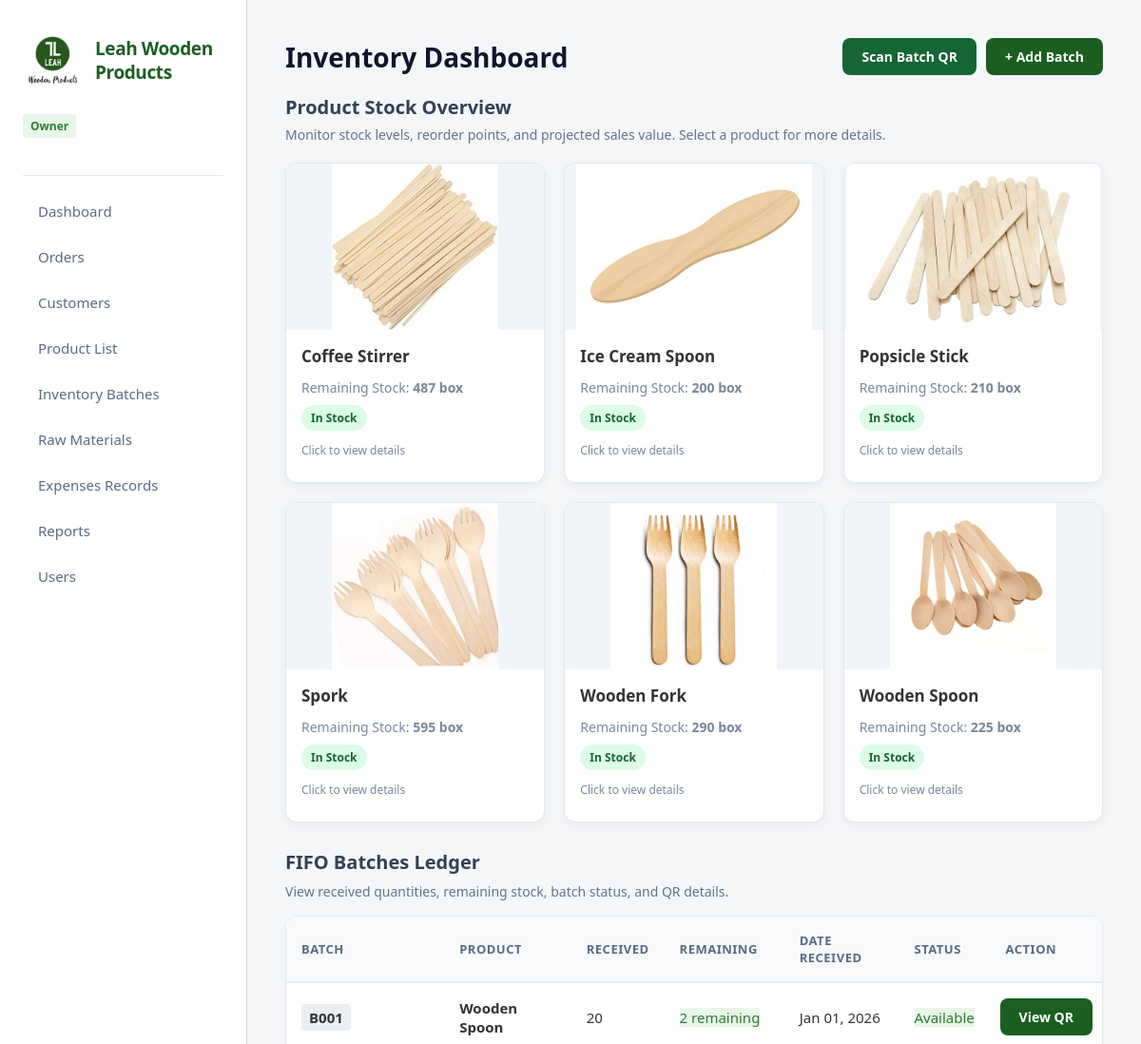
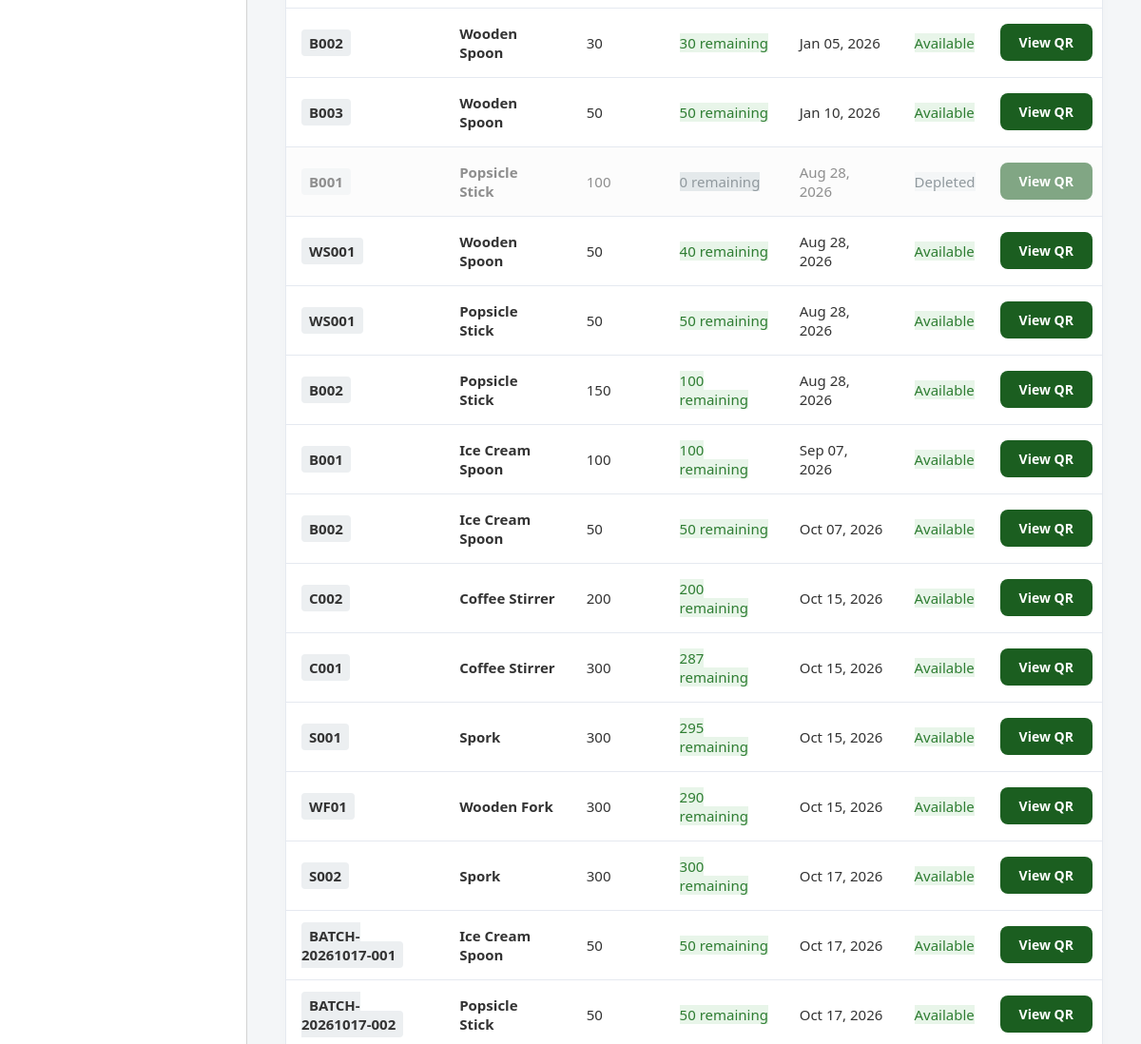
Page /inventory.php (signed in, upper part) on the earlier database version (2 pictures, top to bottom).
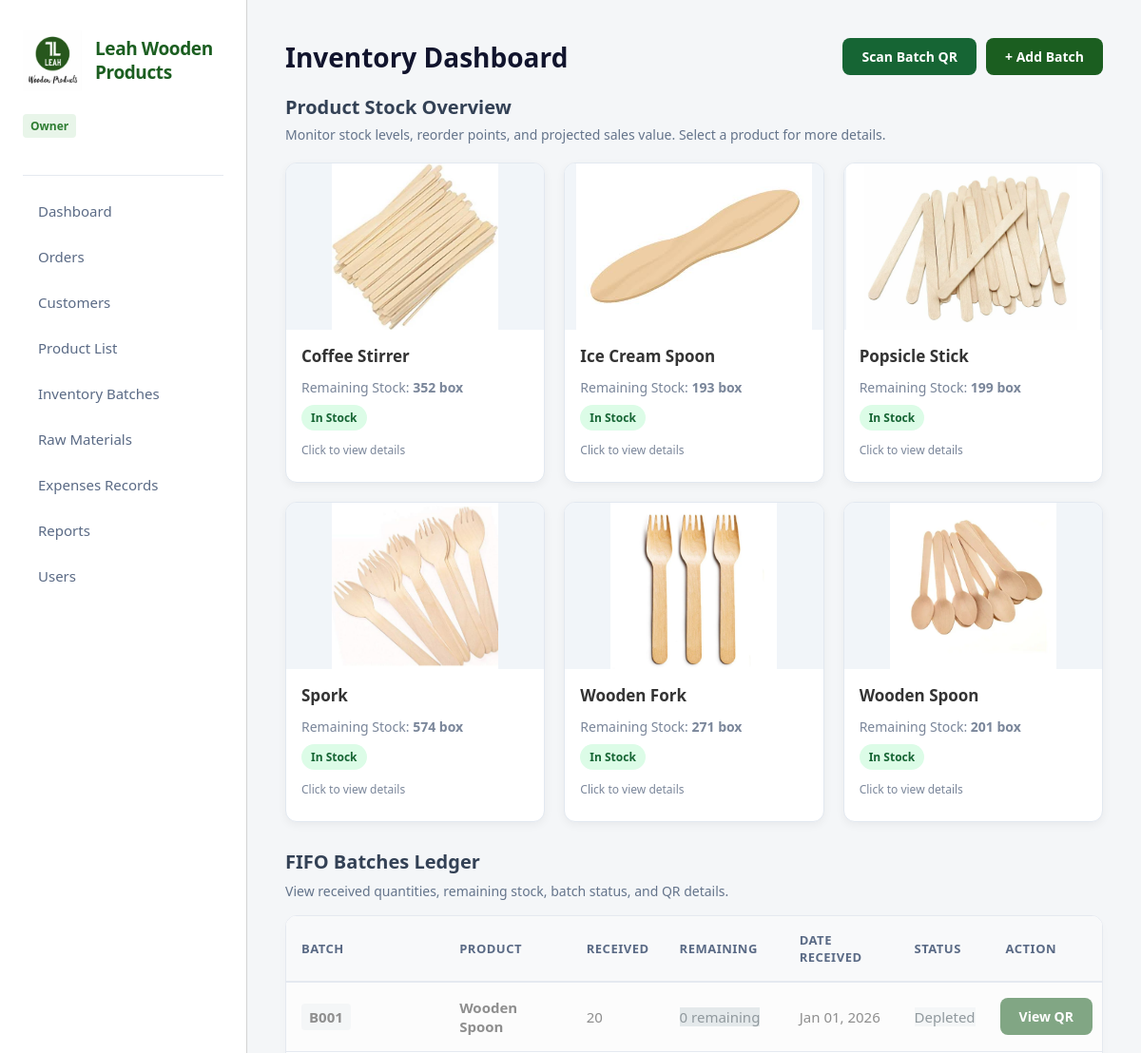
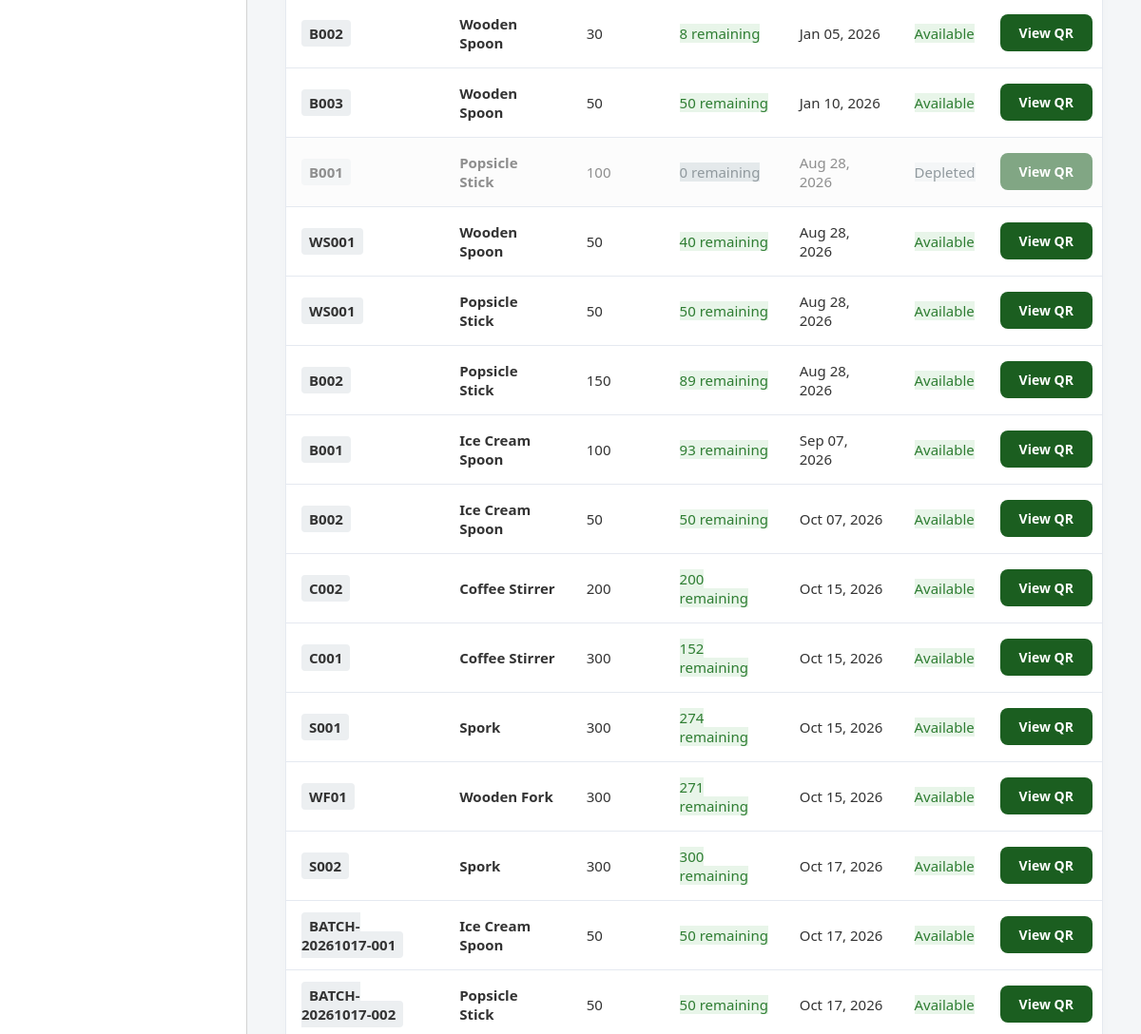
Same page on the later database version (2 pictures, top to bottom).
### tables this page shows
CREATE TABLE `products` (
  `product_id` int(11) NOT NULL,
  `product_name` varchar(150) NOT NULL,
  `description` text DEFAULT NULL,
  `unit` varchar(50) NOT NULL,
  `selling_price` decimal(12,2) NOT NULL DEFAULT 0.00,
  `reorder_level` int(11) DEFAULT 0,
  `status` enum('Active','Inactive') DEFAULT 'Active',
  `created_at` datetime DEFAULT current_timestamp(),
  `updated_at` datetime DEFAULT current_timestamp() ON UPDATE current_timestamp(),
  `category` varchar(100) NOT NULL DEFAULT 'Uncategorized',
  `image` varchar(255) DEFAULT NULL
);

CREATE TABLE `inventory_batches` (
  `batch_id` int(11) NOT NULL,
  `product_id` int(11) NOT NULL,
  `batch_number` varchar(100) DEFAULT NULL,
  `quantity_received` int(11) NOT NULL DEFAULT 0,
  `quantity_remaining` int(11) NOT NULL DEFAULT 0,
  `date_received` datetime NOT NULL,
  `expiration_date` date DEFAULT NULL,
  `status` enum('Available','Depleted') DEFAULT 'Available',
  `created_at` datetime DEFAULT current_timestamp(),
  `updated_at` datetime DEFAULT current_timestamp() ON UPDATE current_timestamp()
);

### inventory.php (called while the page is built, shortened)
<?php
require_once 'app/controllers/InventoryController.php';
$controller = new InventoryController();
$controller->handleRequest();

### app/models/InventoryBatch.php (called while the page is built, shortened)
<?php
require_once __DIR__ . '/../../config/database.php';
class InventoryBatch
{
    private $pdo;
    public function __construct()
    {
        global $pdo;
        $this->pdo = $pdo;
    }
    public function getAllBatches()
    {
        $sql = "
            SELECT
                ib.*,
                p.product_name
            FROM inventory_batches ib
            JOIN products p
                ON ib.product_id = p.product_id
            ORDER BY ib.date_received ASC
        ";
        return $this->pdo->query($sql)->fetchAll(PDO::FETCH_ASSOC);
    }
public function getCurrentStock()
{
    $stmt = $this->pdo->query("
        SELECT
            p.product_id,
            p.product_name,
            p.description,
            p.image,
            p.selling_price,
            p.reorder_level,
            p.unit,
            COALESCE(SUM(ib.quantity_remaining), 0) AS current_stock
        FROM products p
        LEFT JOIN inventory_batches ib
            ON p.product_id = ib.product_id
            AND ib.status = 'Available'
        WHERE p.status = 'Active'
        GROUP BY
            p.product_id,
            p.product_name,
            p.description,
            p.image,
            p.selling_price,
            p.reorder_level,
            p.unit
        ORDER BY p.product_name ASC
    ");
    return $stmt->fetchAll(PDO::FETCH_ASSOC);
}
}

### app/views/inventory/index.php (the view, shortened to what the changed rows need)
<?php include 'app/views/layouts/header.php'; ?>
<div class="container">
    <div class="content">
<div style="
    display:flex;
    justify-content:space-between;
    align-items:center;
    flex-wrap:wrap;
    gap:12px;
    margin-bottom:20px;
">
    <h1 style="margin:0;">Inventory Dashboard</h1>
</div>
<section class="content-section">
    <div style="margin-bottom:16px;">
        <h2 style="margin:0 0 6px; font-size:20px; color:#334155;">
            Product Stock Overview
        </h2>
    </div>
    <div class="inventory-product-grid">
        <?php foreach ($stocks as $s): ?>
            <?php
                $stock = (float) $s['current_stock'];
                $reorder = (float) $s['reorder_level'];
                $isLowStock = $stock <= $reorder;
                $imagePath = !empty($s['image'])
                    ? '../public/' . ltrim($s['image'], '/')
                    : '';
            ?>
            <details class="inventory-product-card">
    <summary class="inventory-product-summary">
                    <?php if ($imagePath): ?>
                        <img
    class="inventory-product-image"
    src="<?= htmlspecialchars($imagePath) ?>"
    alt="<?= htmlspecialchars($s['product_name']) ?>"
    loading="lazy"
    onerror="this.style.display='none';"
>
                    <?php else: ?>
                        <div class="inventory-no-image">
                            No product image
                        </div>
                    <?php endif; ?>
                    <div class="inventory-product-info">
                        <h3>
                            <?= htmlspecialchars($s['product_name']) ?>
                        </h3>
                        <p>
                            Remaining Stock:
                            <strong>
                                <?= number_format($stock, 0) ?>
                                <?= htmlspecialchars($s['unit']) ?>
                            </strong>
                        </p>
                        <span class="inventory-stock-badge <?= $isLowStock ? 'low' : 'normal' ?>">
                            <?= $isLowStock ? 'Low Stock' : 'In Stock' ?>
                        </span>
                        <p class="inventory-card-hint">
                            Click to view details
                        </p>
                    </div>
                </summary>
            </details>
        <?php endforeach; ?>
    </div>
</section>
     <h2 style="font-size:20px; margin:28px 0 12px; color:#334155;">
    FIFO Batches Ledger
</h2>
        <div class="card" style="padding:0; overflow:hidden;">
            <table>
                <tr>
                    <th>Batch</th>
                    <th>Product</th>
                    <th>Received</th>
                    <th>Remaining</th>
                    <th>Date Received</th>
                    <th>Status</th>
                    <th>Action</th>
                </tr>
                <?php if (empty($batches)) { ?>
                    <tr>
                        <td colspan="7"
                            style="text-align:center; color:#7A869A; padding:25px;">
                            No inventory batches found.
                        </td>
                    </tr>
                <?php } else { ?>
                    <?php foreach ($batches as $b) { ?>
                        <tr style="
                            <?= $b['status'] === 'Depleted'
                                ? 'opacity:0.55; background:#FAFAFA;'
                                : ''; ?>
                        ">
                            <td>
                                <code style="
                                    background:#ECEFF1;
                                    padding:4px 8px;
                                    border-radius:4px;
                                    font-weight:600;
                                ">
                                    <?= htmlspecialchars($b['batch_number']); ?>
                                </code>
                            </td>
                            <td>
                                <b>
                                    <?= htmlspecialchars($b['product_name']); ?>
                                </b>
                            </td>
                            <td>
                                <?= number_format(
                                (int)$b['quantity_received'],
                                0
                            ); ?>
                            </td>
                            <td>
                                <span class="role-tag"
                                      style="
                                      background:
                                      <?= $b['status'] === 'Available'
                                          ? '#E8F5E9'
                                          : '#CFD8DC'; ?>;
                                      color:
                                      <?= $b['status'] === 'Available'
                                          ? '#2E7D32'
                                          : '#37474F'; ?>;
                                      ">
                                    <?= number_format(
                                        (int)$b['quantity_remaining'],
                                        0
                                    ); ?>
                                    remaining
                                </span>
                            </td>
                            <td>
                                <?= date(
                                    'M d, Y',
                                    strtotime($b['date_received'])
                                ); ?>
                            </td>
                            <td>
                                <?php if ($b['status'] === 'Available') { ?>
                                    <span class="role-tag"
                                          style="
                                          background:#E8F5E9;
                                          color:#2E7D32;
                                          ">
                                        Available
                                    </span>
                                <?php } else { ?>
                                    <span class="role-tag"
                                          style="
                                          background:#ECEFF1;
                                          color:#37474F;
                                          ">
                                        Depleted
                                    </span>
                                <?php } ?>
                            </td>
                            <td style="padding:10px;">
    <a
        href="inventory.php?action=view_batch&id=<?= (int)$b['batch_id'] ?>"
        class="btn btn-primary"
        style="text-decoration:none; white-space:nowrap;"
    >
        View QR
    </a>
</td>
                        </tr>
                    <?php } ?>
                <?php } ?>
            </table>
        </div>
    </div>
</div>
<?php include 'app/views/layouts/footer.php'; ?>

Differences in the rows shown:
changed products "Coffee Stirrer": stock "487" → "352"
changed products "Ice Cream Spoon": stock "200" → "193"
changed products "Popsicle Stick": stock "210" → "199"
changed products "Spork": stock "595" → "574"
changed products "Wooden Fork": stock "290" → "271"
changed products "Wooden Spoon": stock "225" → "201"
changed inventory_batches "Jan 01, 2026": quantity_remaining "2" → "0"; status "Available" → "Depleted"
changed inventory_batches "Jan 05, 2026": quantity_remaining "30" → "8"
changed inventory_batches (number 7 of 16 on the later page): quantity_remaining "100" → "89"
changed inventory_batches "Sep 07, 2026": quantity_remaining "100" → "93"
changed inventory_batches (number 11 of 16 on the later page): quantity_remaining "287" → "152"
changed inventory_batches (number 12 of 16 on the later page): quantity_remaining "295" → "274"
changed inventory_batches "WF01": quantity_remaining "290" → "271"
